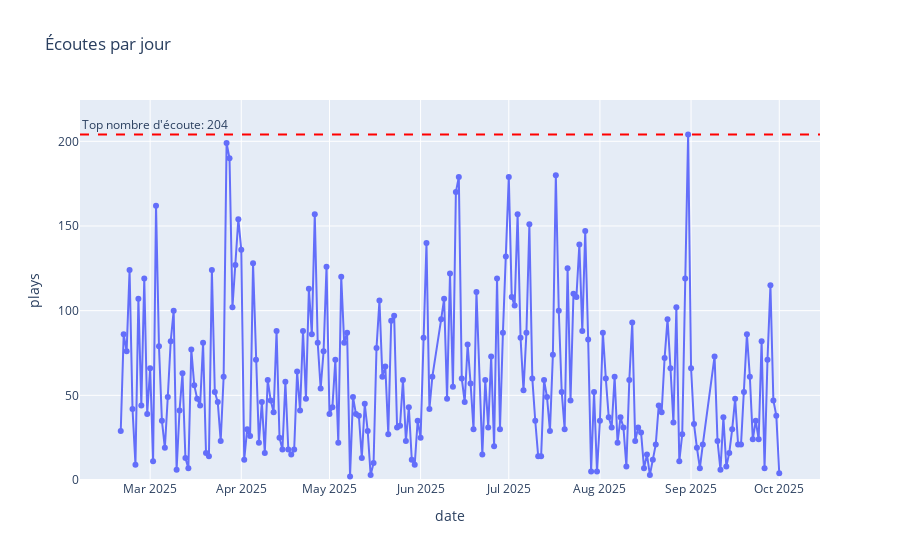

The notebook cell this image was saved under:
### Code cell
fig = px.line(daily_counts, 
              x="date", 
              y="plays", 
              title="Écoutes par jour", 
              markers=True)

# Nombre maximum d'écoute d'un jour
max_plays = daily_counts["plays"].max()
line_y = max_plays * 1.1  # +5% de marge verticale

fig.add_hline(
    y=max_plays,
    line_dash="dash",
    line_color="red",
    annotation_text=f"Top nombre d'écoute: {max_plays}",
    annotation_position="top left"
)

# Ajuster les limites du graphe pour laisser de l’espace au-dessus
fig.update_yaxes(range=[0, line_y])

fig.show()

### Figure 1 — Plotly figure (JSON) as saved in the notebook; plotly's stock layout.template omitted (floating-point values rounded to 4 significant figures; data arrays with more than 128 entries replaced by an {"elided": "..."} marker saying what was removed)
{"data": [{"hovertemplate": "date=%{x}<br>plays=%{y}<extra></extra>", "legendgroup": "", "line": {"color": "#636efa", "dash": "solid"}, "marker": {"symbol": "circle"}, "mode": "lines+markers", "name": "", "orientation": "v", "showlegend": false, "type": "scatter", "x": {"elided": "219 str values"}, "xaxis": "x", "y": {"elided": "219 int values"}, "yaxis": "y"}], "layout": {"annotations": [{"showarrow": false, "text": "Top nombre d'écoute: 204", "x": 0, "xanchor": "left", "xref": "x domain", "y": 204, "yanchor": "bottom", "yref": "y"}], "legend": {"tracegroupgap": 0}, "shapes": [{"line": {"color": "red", "dash": "dash"}, "type": "line", "x0": 0, "x1": 1, "xref": "x domain", "y0": 204, "y1": 204, "yref": "y"}], "title": {"text": "Écoutes par jour"}, "xaxis": {"anchor": "y", "domain": [0, 1], "title": {"text": "date"}}, "yaxis": {"anchor": "x", "domain": [0, 1], "range": [0, 224.4], "title": {"text": "plays"}}}}
